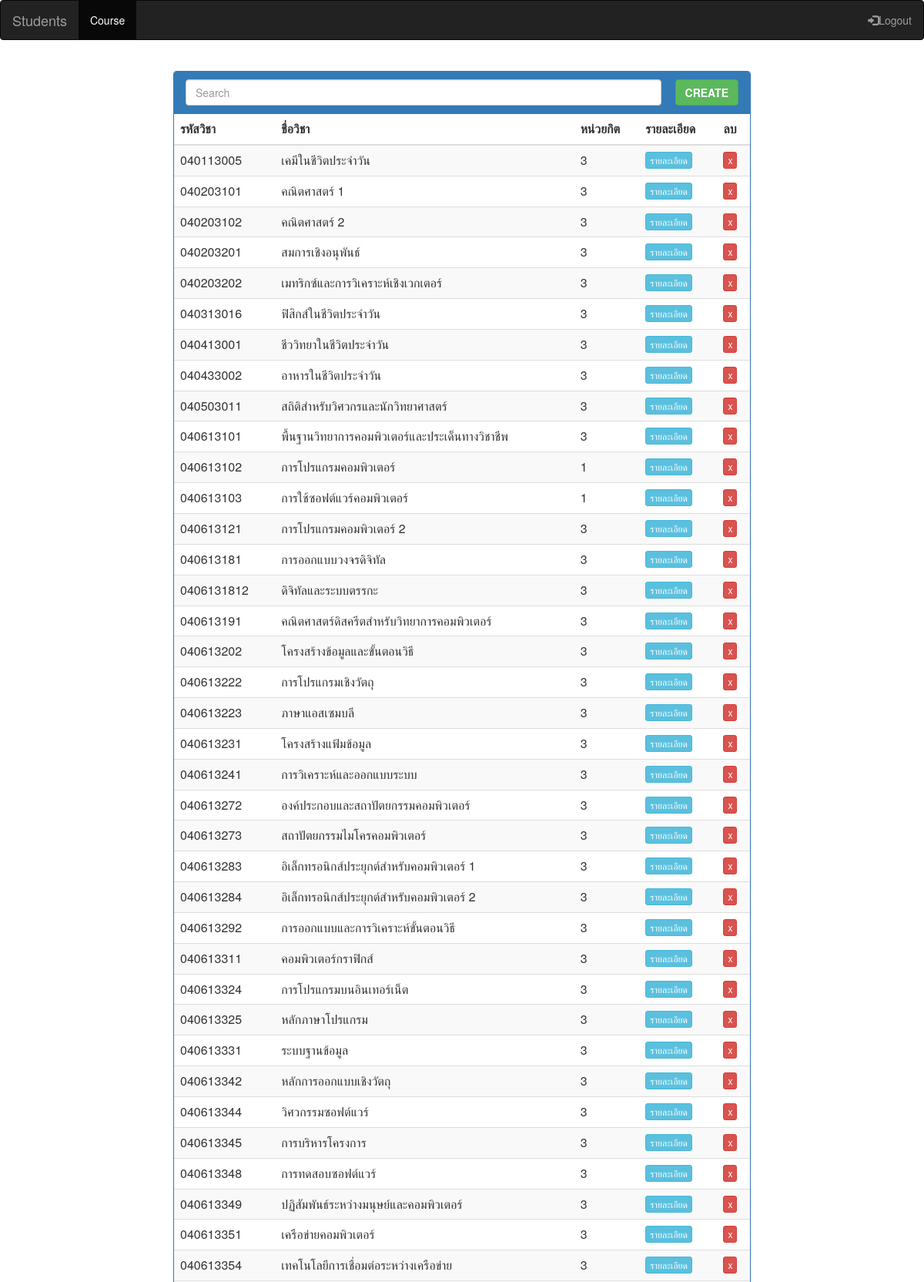
Screenshot of /admin/course.php (upper part) with the database file from the repository.
### tables this page shows
CREATE TABLE IF NOT EXISTS `subject` (
  `sub_id` varchar(15) NOT NULL,
  `sub_name` varchar(150) NOT NULL,
  `sub_credits` int(2) NOT NULL,
  PRIMARY KEY (`sub_id`)
);

### admin/course.php (the view, shortened to what this page needs)
<?php
 $query = "SELECT * FROM subject ORDER BY sub_id ASC";
 $result = mysqli_query($connect, $query) or die('courese.php-die');
?>
<html>
  <head>
    <link rel="stylesheet" href="https://maxcdn.bootstrapcdn.com/bootstrap/3.3.6/css/bootstrap.min.css" />
  </head>
  <body>
    <nav class="navbar navbar-inverse">
      <div class="container-fluid">
        <div class="navbar-header">
          <a class="navbar-brand" href="/admin/index.php">Students</a>
        </div>
        <ul class="nav navbar-nav">
          <li class="active"><a href="/admin/course.php">Course</a></li>
        </ul>
        <ul class="nav navbar-nav navbar-right" >
            <li id="logout"><a href="#" ><span class="glyphicon glyphicon-log-in"></span>Logout</a></li>
        </ul>
      </div>
    </nav>
     <div class="container">
       <div class="row" style="margin-top: 20px">
         <div class="col-md-2"></div>
         <div class="col-md-8 col-xs-11">
           <div class="panel panel-primary">
             <div class="panel-heading">
               <div style="display:inline-block; width:calc(100% - 100px);">
                 <input type="text" class="form-control" placeholder="Search"style="width:100%" id="search" autofocus>
               </div>
               <div style="display: inline-block; float:right">
                 <button class="btn btn-success" data-toggle="modal" data-target="#create" type="button"><strong>CREATE</strong></button>
               </div>
             </div>
   					<div id="adddd">
              <table  class="table table-striped display ">
                <thead>
                  <tr>
                    <th><span class="column_sort" data-order="desc" id="sub_id" style="cursor: pointer;">รหัสวิชา</span></th>
                    <th><span class="column_sort" data-order="desc" id="sub_name" style="cursor: pointer;">ชื่อวิชา</span></th>
                    <th><span>หน่วยกิต</span></th>
                    <th>รายละเอียด</th>
                    <th>ลบ</th>
                  </tr>
                </thead>
                <tbody id="tbody">
                  <?php
                    while($row = mysqli_fetch_array($result)){
                  ?>
                  <tr>
                    <td id='sshow'><?php echo $row["sub_id"]; ?></td>
                    <td id="nshow"><?php echo $row["sub_name"]; ?></td>
                    <td id="wshow"><?php echo $row["sub_credits"]; ?></td>
                    <td><input type="button" name="view" value="รายละเอียด" id="<?php echo $row["sub_id"]; ?>" class="btn btn-info btn-xs view_data" /></td>
                    <td><button type="button" name="delete_btn" id="<?php echo $row["sub_id"]; ?>" class="btn btn-xs btn-danger btn_delete">x</button></td>
                  </tr>
                  <?php
                    }
                  ?>
                </tbody>
              </table>
   					</div>
 				  </div>
 			  </div>
        <div class="col-md-2 col-xs-1"></div>
 			</div>
    </div>
  </body>
</html>

### rows the page displays
subject: sub_id "040113005", sub_name "เคมีในชีวิตประจำวัน", sub_credits "3"
subject: sub_id "040203101", sub_name "คณิตศาสตร์ 1", sub_credits "3"
subject: sub_id "040203102", sub_name "คณิตศาสตร์ 2", sub_credits "3"
subject: sub_id "040203201", sub_name "สมการเชิงอนุพันธ์", sub_credits "3"
subject: sub_id "040203202", sub_name "เมทริกซ์และการวิเคราะห์เชิงเวกเตอร์", sub_credits "3"
subject: sub_id "040313016", sub_name "ฟิสิกส์ในชีวิตประจำวัน", sub_credits "3"
subject: sub_id "040413001", sub_name "ชีววิทยาในชีวิตประจำวัน", sub_credits "3"
subject: sub_id "040433002", sub_name "อาหารในชีวิตประจำวัน", sub_credits "3"
subject: sub_id "040503011", sub_name "สถิติสำหรับวิศวกรและนักวิทยาศาสตร์", sub_credits "3"
subject: sub_id "040613101", sub_name "พื้นฐานวิทยาการคอมพิวเตอร์และประเด็นทางวิชาชีพ", sub_credits "3"
subject: sub_id "040613102", sub_name "การโปรแกรมคอมพิวเตอร์", sub_credits "1"
subject: sub_id "040613103", sub_name "การใช้ซอฟต์แวร์คอมพิวเตอร์", sub_credits "1"
subject: sub_id "040613121", sub_name "การโปรแกรมคอมพิวเตอร์ 2", sub_credits "3"
subject: sub_id "040613181", sub_name "การออกแบบวงจรดิจิทัล", sub_credits "3"
subject: sub_id "0406131812", sub_name "ดิจิทัลและระบบตรรกะ", sub_credits "3"
subject: sub_id "040613191", sub_name "คณิตศาสตร์ดิสครีตสำหรับวิทยาการคอมพิวเตอร์", sub_credits "3"
subject: sub_id "040613202", sub_name "โครงสร้างข้อมูลและขั้นตอนวิธี", sub_credits "3"
subject: sub_id "040613222", sub_name "การโปรแกรมเชิงวัตถุ", sub_credits "3"
subject: sub_id "040613223", sub_name "ภาษาแอสเซมบลี", sub_credits "3"
subject: sub_id "040613231", sub_name "โครงสร้างแฟ้มข้อมูล", sub_credits "3"
subject: sub_id "040613241", sub_name "การวิเคราะห์และออกแบบระบบ", sub_credits "3"
subject: sub_id "040613272", sub_name "องค์ประกอบและสถาปัตยกรรมคอมพิวเตอร์", sub_credits "3"
subject: sub_id "040613273", sub_name "สถาปัตยกรรมไมโครคอมพิวเตอร์", sub_credits "3"
subject: sub_id "040613283", sub_name "อิเล็กทรอนิกส์ประยุกต์สำหรับคอมพิวเตอร์ 1", sub_credits "3"
subject: sub_id "040613284", sub_name "อิเล็กทรอนิกส์ประยุกต์สำหรับคอมพิวเตอร์ 2", sub_credits "3"
subject: sub_id "040613292", sub_name "การออกแบบและการวิเคราะห์ขั้นตอนวิธี", sub_credits "3"
subject: sub_id "040613311", sub_name "คอมพิวเตอร์กราฟิกส์", sub_credits "3"
subject: sub_id "040613324", sub_name "การโปรแกรมบนอินเทอร์เน็ต", sub_credits "3"
subject: sub_id "040613325", sub_name "หลักภาษาโปรแกรม", sub_credits "3"
subject: sub_id "040613331", sub_name "ระบบฐานข้อมูล", sub_credits "3"
subject: sub_id "040613342", sub_name "หลักการออกแบบเชิงวัตถุ", sub_credits "3"
subject: sub_id "040613344", sub_name "วิศวกรรมซอฟต์แวร์", sub_credits "3"
subject: sub_id "040613345", sub_name "การบริหารโครงการ", sub_credits "3"
subject: sub_id "040613348", sub_name "การทดสอบซอฟต์แวร์", sub_credits "3"
subject: sub_id "040613349", sub_name "ปฏิสัมพันธ์ระหว่างมนุษย์และคอมพิวเตอร์", sub_credits "3"
subject: sub_id "040613351", sub_name "เครือข่ายคอมพิวเตอร์", sub_credits "3"
subject: sub_id "040613354", sub_name "เทคโนโลยีการเชื่อมต่อระหว่างเครือข่าย", sub_credits "3"
